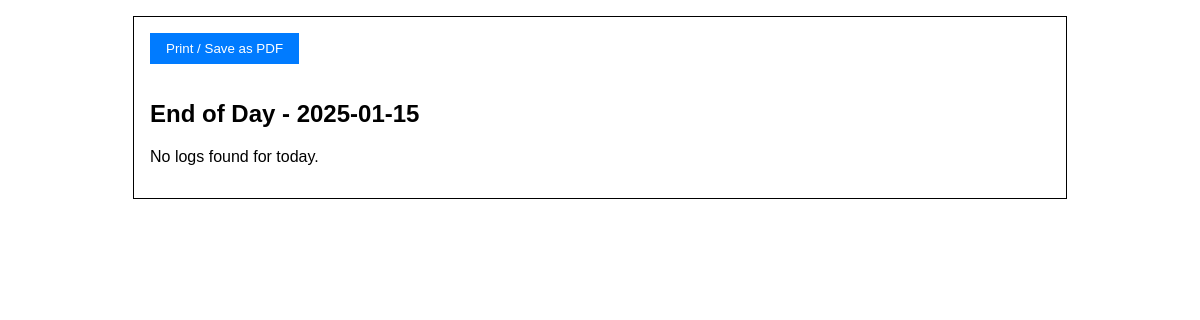
Before: /end_of_day_print (signed in) with the older database file.
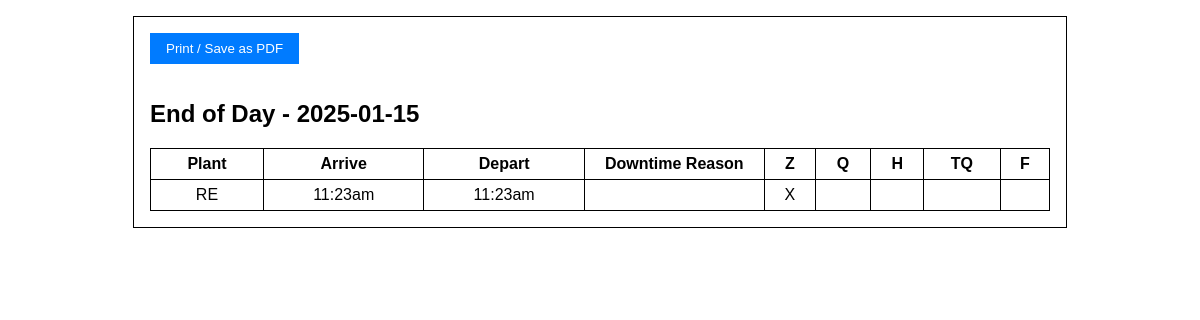
After: the same page with the newer database file.
### lacksdrivers.py (models this page shows)
class DriverLog(db.Model):
    __tablename__ = "driver_log"
    id = db.Column(db.Integer, primary_key=True)
    driver_id = db.Column(db.Integer, db.ForeignKey("user.id"), nullable=False)
    driver = db.relationship("User", backref="driver_logs", lazy="joined")
    date = db.Column(db.Date, nullable=False)
    arrive_time = db.Column(db.String(20))
    depart_time = db.Column(db.String(20))
    downtime_reason = db.Column(db.String(200), nullable=True)
    load_size = db.Column(db.String(10), nullable=False)
    plant_name = db.Column(db.String(20), nullable=False)
    maintenance = db.Column(db.Boolean, default=False)
    fuel = db.Column(db.Boolean, default=False)
    meeting = db.Column(db.Boolean, default=False)
    created_at = db.Column(db.DateTime, default=datetime.utcnow)
    updated_at = db.Column(db.DateTime, onupdate=datetime.utcnow)

### lacksdrivers.py (the view)
@app.route("/end_of_day_print")
@login_required
def end_of_day_print():
    local_tz = pytz.timezone("America/Detroit")
    today_local_date = datetime.now(local_tz).date()
    logs = DriverLog.query.filter_by(driver_id=current_user.id, date=today_local_date).all()
    drivers_logs = { current_user.username: logs }
    return render_template("end_of_day_print.html", the_date=today_local_date, drivers_logs=drivers_logs)

### lacksdrivers.py (called while the page is built)
@app.context_processor
def inject_plant_addresses():
    return dict(PLANT_ADDRESSES=PLANT_ADDRESSES)

@login_manager.user_loader
def load_user(user_id):
    return User.query.get(int(user_id))

@app.template_filter('to_local_time')
def to_local_time(utc_str):
    if not utc_str:
        return ""
    try:
        dt_utc = datetime.strptime(utc_str, "%Y-%m-%d %H:%M:%S")
        dt_utc = pytz.utc.localize(dt_utc)
        local_tz = pytz.timezone("America/Detroit")
        dt_local = dt_utc.astimezone(local_tz)
        formatted = dt_local.strftime("%I:%M%p").lower()
        return formatted.lstrip('0')
    except ValueError:
        return utc_str

### templates/end_of_day_print.html (shortened to what this page needs)
<!DOCTYPE html>
<html>
<head>
</head>
<body>
<div class="print-container">
  <button class="print-btn" onclick="window.print()">Print / Save as PDF</button>
  <h2>End of Day - {{ the_date }}</h2>
  {% if drivers_logs[current_user.username] %}
    <table>
      <thead>
        <tr>
          <th>Plant</th>
          <th>Arrive</th>
          <th>Depart</th>
          <th class="downtime-col">Downtime Reason</th>
          <th>Z</th>
          <th>Q</th>
          <th>H</th>
          <th>TQ</th>
          <th>F</th>
        </tr>
      </thead>
      <tbody>
        {% for log in drivers_logs[current_user.username] %}
        <tr>
          <td>{{ log.plant_name }}</td>
          <td>{{ log.arrive_time|to_local_time if log.arrive_time else '--' }}</td>
          <td>{{ log.depart_time|to_local_time if log.depart_time else '--' }}</td>
          <td>{{ log.downtime_reason or "" }}</td>
          <td>
            {% if log.load_size == "Empty" %}
              X
            {% else %}
              &nbsp;
            {% endif %}
          </td>
          <td>
          </td>
          <td>
          </td>
          <td>
          </td>
          <td>
          </td>
        </tr>
        {% endfor %}
      </tbody>
    </table>
  {% else %}
    <p>No logs found for today.</p>
  {% endif %}
</div>
</body>
</html>

Changed rows visible on the page:
now on this page (row edited): DriverLog: plant_name "RE", arrive_time|to_local_time "11:23am", depart_time|to_local_time "11:23am", load_size "X"
Other visible differences:
text no longer shown: "No logs found for today."
text now shown: "Plant Arrive Depart Downtime Reason Z Q H TQ F"
